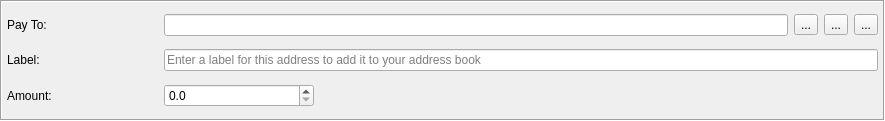
<?xml version="1.0" encoding="UTF-8"?>
<ui version="4.0">
 <class>TransferFrame</class>
 <widget class="QFrame" name="TransferFrame">
  <property name="geometry">
   <rect>
    <x>0</x>
    <y>0</y>
    <width>885</width>
    <height>121</height>
   </rect>
  </property>
  <property name="windowTitle">
   <string>Frame</string>
  </property>
  <property name="frameShape">
   <enum>QFrame::Box</enum>
  </property>
  <property name="frameShadow">
   <enum>QFrame::Sunken</enum>
  </property>
  <layout class="QGridLayout" name="gridLayout">
   <property name="leftMargin">
    <number>5</number>
   </property>
   <property name="topMargin">
    <number>5</number>
   </property>
   <property name="rightMargin">
    <number>5</number>
   </property>
   <property name="bottomMargin">
    <number>5</number>
   </property>
   <item row="0" column="0">
    <widget class="QLabel" name="label">
     <property name="text">
      <string>Pay To:</string>
     </property>
    </widget>
   </item>
   <item row="0" column="3">
    <widget class="QToolButton" name="m_addressBookButton">
     <property name="text">
      <string>...</string>
     </property>
     <property name="icon">
      <iconset resource="../../resources.qrc">
       <normaloff>:/icons/address-book</normaloff>:/icons/address-book</iconset>
     </property>
    </widget>
   </item>
   <item row="0" column="4">
    <widget class="QToolButton" name="m_pasteButton">
     <property name="text">
      <string>...</string>
     </property>
     <property name="icon">
      <iconset resource="../../resources.qrc">
       <normaloff>:/icons/paste</normaloff>:/icons/paste</iconset>
     </property>
    </widget>
   </item>
   <item row="1" column="1" colspan="5">
    <widget class="QLineEdit" name="m_labelEdit">
     <property name="placeholderText">
      <string>Enter a label for this address to add it to your address book</string>
     </property>
    </widget>
   </item>
   <item row="2" column="0">
    <widget class="QLabel" name="label_3">
     <property name="text">
      <string>Amount:</string>
     </property>
    </widget>
   </item>
   <item row="0" column="5">
    <widget class="QToolButton" name="m_removeButton">
     <property name="text">
      <string>...</string>
     </property>
     <property name="icon">
      <iconset resource="../../resources.qrc">
       <normaloff>:/icons/remove</normaloff>:/icons/remove</iconset>
     </property>
    </widget>
   </item>
   <item row="2" column="2" colspan="4">
    <spacer name="horizontalSpacer">
     <property name="orientation">
      <enum>Qt::Horizontal</enum>
     </property>
     <property name="sizeHint" stdset="0">
      <size>
       <width>558</width>
       <height>17</height>
      </size>
     </property>
    </spacer>
   </item>
   <item row="1" column="0">
    <widget class="QLabel" name="label_2">
     <property name="text">
      <string>Label:</string>
     </property>
    </widget>
   </item>
   <item row="2" column="1">
    <widget class="QDoubleSpinBox" name="m_amountSpin">
     <property name="layoutDirection">
      <enum>Qt::LeftToRight</enum>
     </property>
     <property name="suffix">
      <string notr="true"/>
     </property>
     <property name="decimals">
      <number>1</number>
     </property>
     <property name="maximum">
      <double>60000000.000000000000000</double>
     </property>
    </widget>
   </item>
   <item row="0" column="1" colspan="2">
    <widget class="QLineEdit" name="m_addressEdit"/>
   </item>
  </layout>
 </widget>
 <tabstops>
  <tabstop>m_addressEdit</tabstop>
  <tabstop>m_labelEdit</tabstop>
  <tabstop>m_amountSpin</tabstop>
  <tabstop>m_addressBookButton</tabstop>
  <tabstop>m_pasteButton</tabstop>
  <tabstop>m_removeButton</tabstop>
 </tabstops>
 <resources>
  <include location="../../resources.qrc"/>
 </resources>
 <connections>
  <connection>
   <sender>m_removeButton</sender>
   <signal>clicked()</signal>
   <receiver>TransferFrame</receiver>
   <slot>close()</slot>
   <hints>
    <hint type="sourcelabel">
     <x>862</x>
     <y>21</y>
    </hint>
    <hint type="destinationlabel">
     <x>442</x>
     <y>60</y>
    </hint>
   </hints>
  </connection>
  <connection>
   <sender>m_addressBookButton</sender>
   <signal>clicked()</signal>
   <receiver>TransferFrame</receiver>
   <slot>addressBookClicked()</slot>
   <hints>
    <hint type="sourcelabel">
     <x>786</x>
     <y>21</y>
    </hint>
    <hint type="destinationlabel">
     <x>442</x>
     <y>60</y>
    </hint>
   </hints>
  </connection>
  <connection>
   <sender>m_pasteButton</sender>
   <signal>clicked()</signal>
   <receiver>TransferFrame</receiver>
   <slot>pasteClicked()</slot>
   <hints>
    <hint type="sourcelabel">
     <x>824</x>
     <y>21</y>
    </hint>
    <hint type="destinationlabel">
     <x>442</x>
     <y>60</y>
    </hint>
   </hints>
  </connection>
 </connections>
 <slots>
  <slot>addressBookClicked()</slot>
  <slot>pasteClicked()</slot>
 </slots>
</ui>
